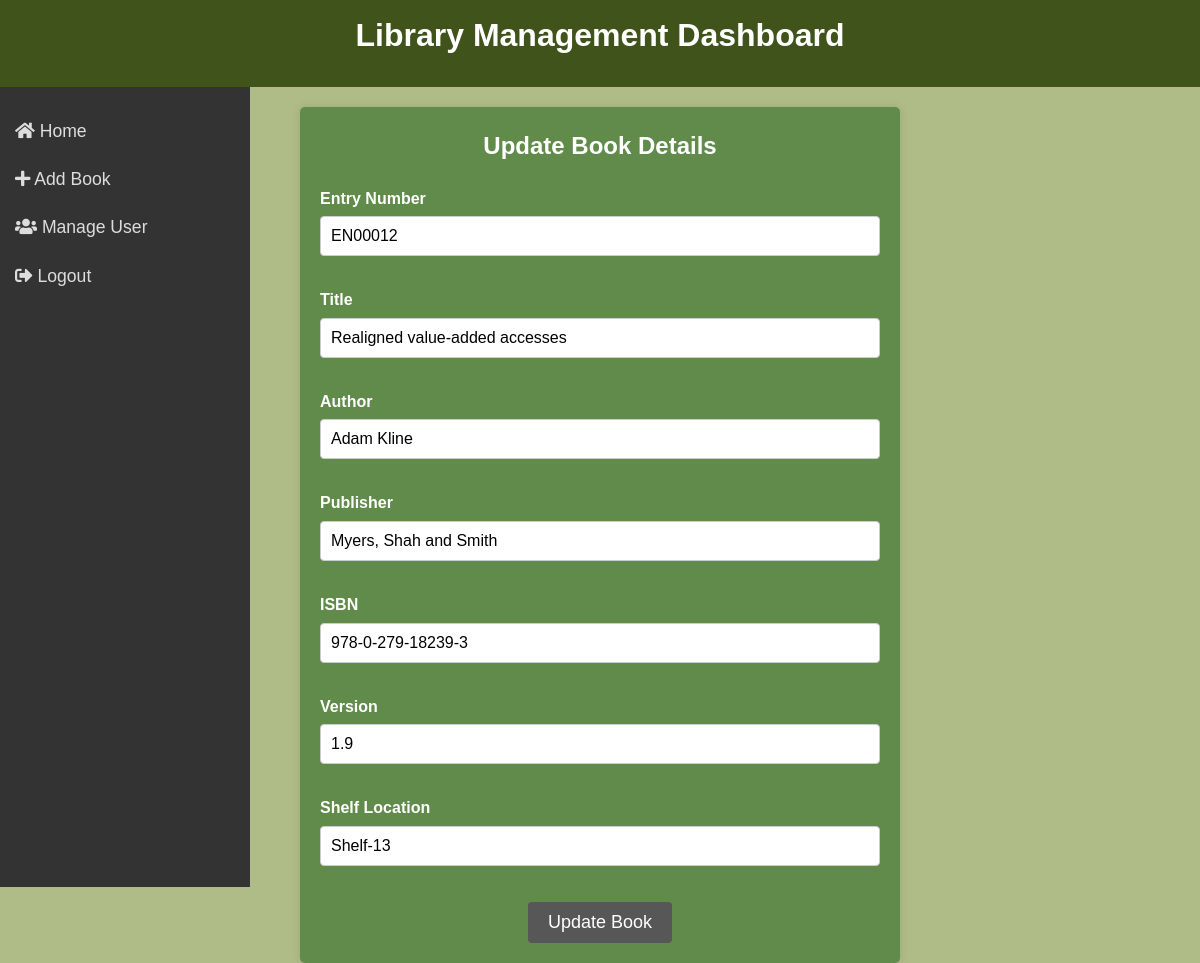
/book/update/12 (signed in), run on the app's committed database.
### models.py (models this page shows)
class Book(db.Model):
    id = db.Column(db.Integer, primary_key=True)
    entry_number = db.Column(db.String(50), unique=True, nullable=False)
    title = db.Column(db.String(150), nullable=False)
    author = db.Column(db.String(100), nullable=False)
    publisher = db.Column(db.String(100), nullable=False)
    isbn = db.Column(db.String(13), unique=True, nullable=False)
    version = db.Column(db.String(50), nullable=False)
    shelf = db.Column(db.String(50), nullable=False)

### app.py (the view, shortened to what this page needs)
@app.route('/book/update/<int:book_id>', methods=['GET', 'POST'])
def update_book(book_id):
    if not session.get('logged_in'):
        return redirect(url_for('login'))
    book = Book.query.get_or_404(book_id)
    return render_template('update_book.html', book=book)

### templates/update_book.html (shortened to what this page needs)
<!DOCTYPE html>
<html lang="en">
<head>
    <link rel="stylesheet" href="{{ url_for('static', filename='css/style.css') }}">
    <link rel="stylesheet" href="https://cdnjs.cloudflare.com/ajax/libs/font-awesome/5.15.1/css/all.min.css">
</head>
<div class="header">
    <h1>Library Management Dashboard</h1>
</div>
<div class="sidebar">
    <a href="{{ url_for('index') }}"><i class="fas fa-home"></i> Home</a>
    {% if session['logged_in'] %}
        <a href="{{ url_for('add_book') }}"><i class="fas fa-plus"></i> Add Book</a>
        <a href="{{ url_for('view_users') }}"><i class="fas fa-users"></i> Manage User</a>
        <a href="{{ url_for('logout') }}"><i class="fas fa-sign-out-alt"></i> Logout</a>
    {% else %}
        <a href="{{ url_for('login') }}"><i class="fas fa-sign-in-alt"></i> Login</a>
        <a href="{{ url_for('register') }}"><i class="fas fa-user-plus"></i> Register</a>
    {% endif %}
</div>
<div class="form-wrapper">
    <h2>Update Book Details</h2>
    <form method="POST" action="{{ url_for('update_book', book_id=book.id) }}" class="form">
        <div class="form-group">
            <label for="entry_number">Entry Number</label>
            <input type="text" id="entry_number" name="entry_number" value="{{ book.entry_number }}" required>
        </div>
        <div class="form-group">
            <label for="title">Title</label>
            <input type="text" id="title" name="title" value="{{ book.title }}" required>
        </div>
        <div class="form-group">
            <label for="author">Author</label>
            <input type="text" id="author" name="author" value="{{ book.author }}" required>
        </div>
        <div class="form-group">
            <label for="publisher">Publisher</label>
            <input type="text" id="publisher" name="publisher" value="{{ book.publisher }}" required>
        </div>
        <div class="form-group">
            <label for="isbn">ISBN</label>
            <input type="text" id="isbn" name="isbn" value="{{ book.isbn }}" required>
        </div>
        <div class="form-group">
            <label for="version">Version</label>
            <input type="text" id="version" name="version" value="{{ book.version }}" required>
        </div>
        <div class="form-group">
            <label for="shelf">Shelf Location</label>
            <input type="text" id="shelf" name="shelf" value="{{ book.shelf }}" required>
        </div>
        <div class="form-actions">
            <button type="submit" class="submit-btn">Update Book</button>
        </div>
    </form>
</div>
</body>
</html>

### static/css/style.css (style rules this page uses)
* { box-sizing: border-box; margin: 0; padding: 0; }
h1 { margin-bottom: 1rem; }
input[type="text"], input[type="password"], input[type="email"] { width: 100%; padding: 0.75rem; margin-bottom: 1rem; border-radius: 5px; border: 1px solid #ddd; }
.submit-btn { background: #005a87; color: #fff; padding: 1rem 2rem; border: none; border-radius: 5px; cursor: pointer; transition: background 0.3s ease-in; }
.form-actions { text-align: right; }
body, html { height: 100%; margin: 0; font-family: Arial, sans-serif; }

### templates/update_book.html (style rules this page uses)
* { box-sizing: border-box; margin: 0; padding: 0; }
* { margin: 0; padding: 0; box-sizing: border-box; }
.header { padding: 10px 0; background-color: #40531b; color: white; text-align: center; }
.form-wrapper { background-color: #618b4a; border-radius: 5px; box-shadow: 0 0 10px rgba(0, 0, 0, 0.1); margin: 20px auto; padding: 20px; max-width: 600px; }
.sidebar { height: 100vh; width: 250px; position: fixed; background-color: #333; padding-top: 20px; }
.sidebar a { padding: 10px 15px; text-decoration: none; font-size: 1.1em; color: #afbc88; display: block; }
h2 { font-size: 24px; text-align: center; margin-bottom: 20px; color: #ffffff; }
.form-group { margin-bottom: 15px; }
label { display: block; font-weight: bold; margin-bottom: 5px; color: #ffffff; }
input[type="text"] { width: 100%; padding: 10px; border: 1px solid #ccc; border-radius: 4px; font-size: 16px; }
.form-actions { text-align: center; margin-top: 20px; }
.submit-btn { background-color: #575757; color: #fff; border: none; padding: 10px 20px; border-radius: 4px; font-size: 18px; cursor: pointer; }
.sidebar a { padding: 10px 15px; text-decoration: none; font-size: 1.1em; color: #ddd; display: block; }

### data on the page
Book: entry_number "EN00012", title "Realigned value-added accesses", author "Adam Kline", publisher "Myers, Shah and Smith", isbn "978-0-279-18239-3", version "1.9", shelf "Shelf-13"
